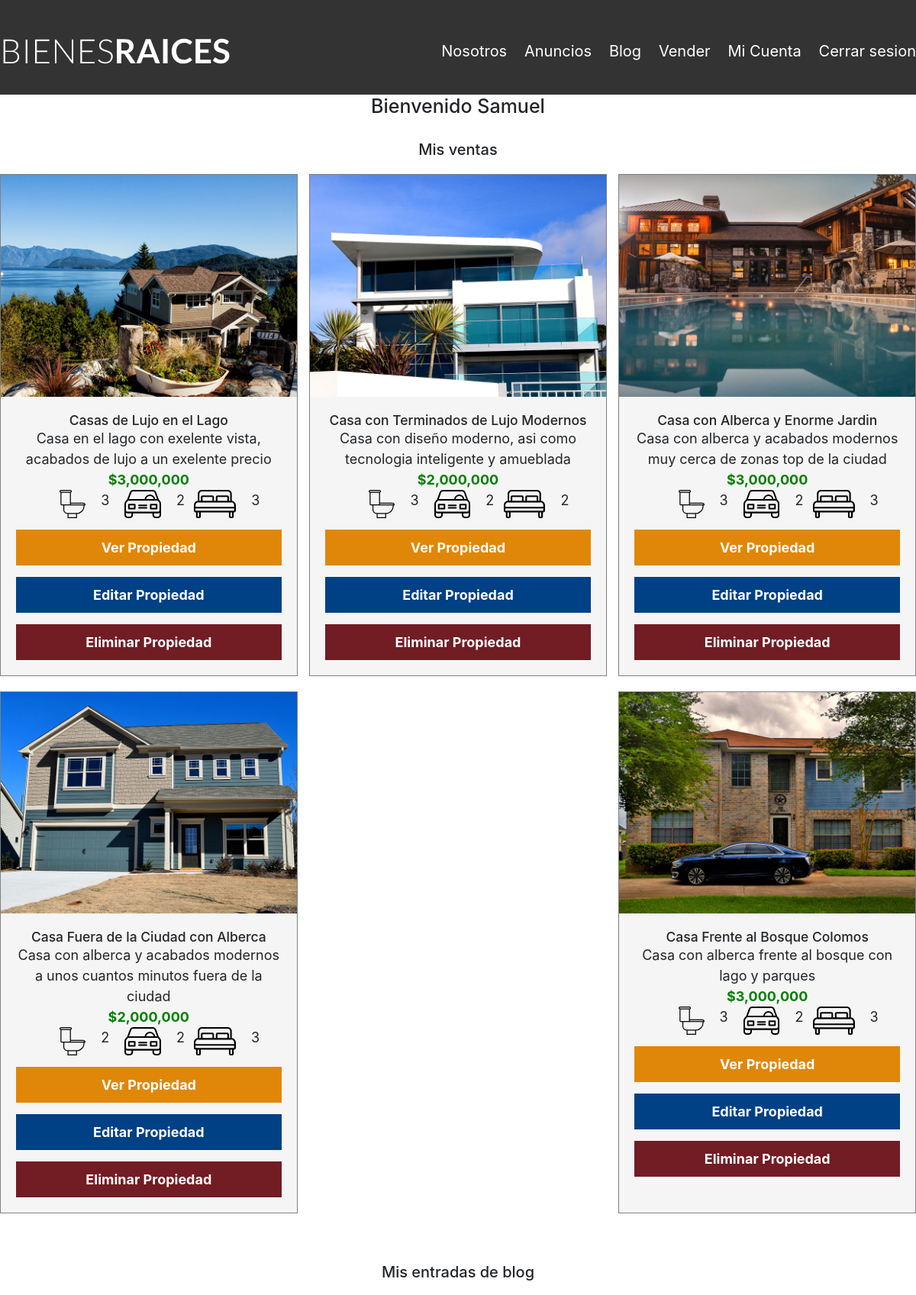
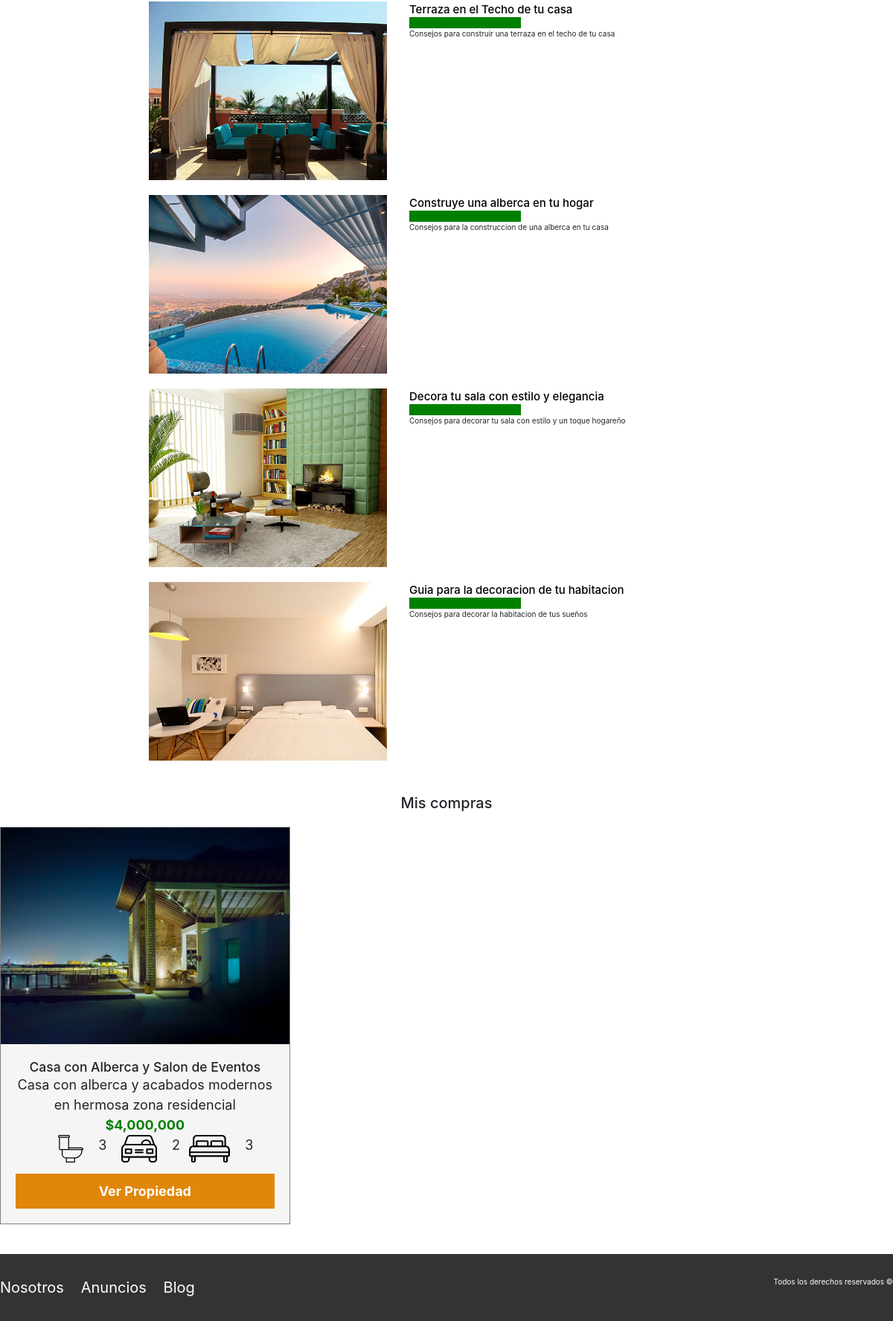
Page /mi_cuenta.php (signed in) on the committed database (2 pictures, top to bottom).
### tables this page shows
CREATE TABLE `venta` (
  `id` int(11) unsigned NOT NULL AUTO_INCREMENT,
  `nombre` varchar(50) NOT NULL,
  `descripcion` varchar(200) NOT NULL,
  `imagen` varchar(200) NOT NULL,
  `banios` int(20) NOT NULL DEFAULT '0',
  `cocheras` int(20) NOT NULL DEFAULT '0',
  `recamaras` int(20) NOT NULL DEFAULT '0',
  `precio` double NOT NULL DEFAULT '0',
  `fecha_publicacion` date NOT NULL DEFAULT '0000-00-00',
  `en_venta` tinyint(1) NOT NULL DEFAULT '0',
  `id_usuario` int(11) NOT NULL DEFAULT '0',
  PRIMARY KEY (`id`),
  KEY `id_usuario` (`id_usuario`)
);

CREATE TABLE `blog` (
  `id` int(11) NOT NULL AUTO_INCREMENT,
  `nombre` varchar(100) NOT NULL,
  `descripcion` varchar(1000) NOT NULL,
  `contenido` longtext NOT NULL,
  `imagen` varchar(100) NOT NULL,
  `id_usuario` varchar(45) NOT NULL,
  PRIMARY KEY (`id`)
);

CREATE TABLE `compra` (
  `id` int(11) NOT NULL AUTO_INCREMENT,
  `id_venta` int(11) NOT NULL,
  `id_usuario` int(11) NOT NULL,
  PRIMARY KEY (`id`)
);

### mi_cuenta.php (the view)
<?php
require_once('header.php');
$ventasStmt = $conn->prepare("SELECT id, nombre, descripcion, imagen, banios, cocheras, recamaras, precio FROM venta WHERE id_usuario = ? AND en_venta = 1 ORDER BY id ASC");
$blogStmt = $conn->prepare("SELECT * FROM blog WHERE id_usuario = ? ORDER BY id ASC");
$comprasStmt = $conn->prepare("SELECT venta.id, venta.nombre, venta.descripcion, venta.imagen, venta.banios, venta.cocheras, venta.recamaras, venta.precio, compra.id_usuario FROM venta INNER JOIN compra ON compra.id_venta = venta.id WHERE compra.id_usuario = ? ORDER BY id ASC");
?>
<h1 class="centrar-texto">Bienvenido <?php echo $_SESSION['user']; ?></h1>
<p>&nbsp;</p>
<h2 class="centrar-texto">Mis ventas</h2>
<div class="seccion contenedor">
  <div class="contenedor-anuncio">
    <?php
      if($ventasStmt->execute(array($_SESSION['id']))){
        $result = $ventasStmt->fetchAll();
        if(!empty($result)){
          foreach ($result as $key => $row) {
            ?>
              <div class="anuncio">
                <img src="img/<?php echo $row['imagen']; ?>" alt="anuncio">
                <div class="contenido-anuncio centrar-texto">
                  <h3><?php echo $row['nombre']; ?></h3>
                  <p><?php echo $row['descripcion']; ?></p>
                  <p class="precio">$<?php echo number_format($row['precio']); ?></p>
                  <ul class="icono-caracteristicas">
                    <li>
                      <img src="img/icono_wc.svg" alt="WC">
                      <p><?php echo $row['banios']; ?></p>
                    </li>
                    <li>
                      <img src="img/icono_estacionamiento.svg" alt="Estacionamiento">
                      <p><?php echo $row['cocheras']; ?></p>
                    </li>
                    <li>
                      <img src="img/icono_dormitorio.svg" alt="Dormitorio">
                      <p><?php echo $row['recamaras']; ?></p>
                    </li>
                  </ul>
                  <a href="anuncio.php?id=<?php echo $row['id']; ?>" class="boton boton-amarillo d-block">Ver Propiedad</a>
                  <a href="editarVenta.php?id=<?php echo $row['id']; ?>" class="boton boton-azul d-block">Editar Propiedad</a>
                  <a href="eliminarVenta.php?id=<?php echo $row['id']; ?>" class="boton boton-rojo d-block">Eliminar Propiedad</a>
                </div>
              </div>
            <?php
          }
        } else {
          echo '<h3 class="centrar-texto">Aún no tienes ventas publicadas</h3>';
        }
      }
    ?>
  </div>
</div>
<p>&nbsp;</p>
<h2 class="centrar-texto">Mis entradas de blog</h2>
<div class="contenedor seccion contenido-centrado">
  <?php
    if($blogStmt->execute(array($_SESSION['id']))){
      $result = $blogStmt->fetchAll();
      if(!empty($result)){
        foreach ($result as $key => $row) {
            ?>
              <article class="entrada-blog">
                <div class="imagen">
                    <img src="img/<?php echo $row['imagen']; ?>" alt="Blog">
                </div>
                <div class="texto-entrada">
                    <a href="entrada.php?id=<?php echo $row['id']; ?>">
                        <h4><?php echo $row['nombre']; ?></h4>
                    </a>
                    <p><?php echo $row['descripcion']; ?></p>
                </div>
              </article>
            <?php
          }
        } else {
          echo '<h3 class="centrar-texto">Aún no tienes entradas en blog publicadas</h3>';
        }
      }
    ?>
</div>
<p>&nbsp;</p>
<h2 class="centrar-texto">Mis compras</h2>
<div class="seccion contenedor">
  <div class="contenedor-anuncio">
    <?php
      if($comprasStmt->execute(array($_SESSION['id']))){
        $result = $comprasStmt->fetchAll();
        if(!empty($result)){
          foreach ($result as $key => $row) {
            ?>
              <div class="anuncio">
                <img src="img/<?php echo $row['imagen']; ?>" alt="anuncio">
                <div class="contenido-anuncio centrar-texto">
                  <h3><?php echo $row['nombre']; ?></h3>
                  <p><?php echo $row['descripcion']; ?></p>
                  <p class="precio">$<?php echo number_format($row['precio']); ?></p>
                  <ul class="icono-caracteristicas">
                    <li>
                      <img src="img/icono_wc.svg" alt="WC">
                      <p><?php echo $row['banios']; ?></p>
                    </li>
                    <li>
                      <img src="img/icono_estacionamiento.svg" alt="Estacionamiento">
                      <p><?php echo $row['cocheras']; ?></p>
                    </li>
                    <li>
                      <img src="img/icono_dormitorio.svg" alt="Dormitorio">
                      <p><?php echo $row['recamaras']; ?></p>
                    </li>
                  </ul>
                  <a href="anuncio.php?id=<?php echo $row['id']; ?>" class="boton boton-amarillo d-block">Ver Propiedad</a>
                </div>
              </div>
            <?php
          }
        } else {
          echo '<h3 class="centrar-texto">Aún no tienes compras hechas</h3>';
        }
      }
    ?>
  </div>
</div>
<?php
require_once('footer.php');
?>

### CSS/normaliza.css (style rules this page uses)
html { line-height: 1.15; -webkit-text-size-adjust: 100%; }
body { margin: 0; }
h1 { font-size: 2em; margin: 0.67em 0; }
a { background-color: transparent; }
img { border-style: none; }

### CSS/styles.css (style rules this page uses)
html { box-sizing: border-box; font-size: 62.5%; }
*, *:before, *:after { box-sizing: inherit; }
body { font-family: Arial, Helvetica, sans-serif; font-size: 1.6rem; }
img { max-width: 100%; }
h1 { font-size: 3.8rem; }
h2 { font-size: 3.4rem; }
h3 { font-size: 3rem; }
h4 { font-size: 2.6rem; }
.contenedor { max-width: 120rem; margin: 0 auto; }
.d-block { display: block!important; }
.boton { color: white; font-weight: 700; text-decoration: none; font-size: 1.8rem; padding: 1rem 3rem; margin-top: 1.5rem; display: inline-block; border: none; }
.boton-amarillo { background-color: #e08709; }
.boton-azul { background-color: #004085; }
.boton-rojo { background-color: #721c24; }
.seccion { margin-top: 2rem; margin-bottom: 2rem; }
.centrar-texto { text-align: center; }
.contenido-centrado { max-width: 800px; }
.contenedor-anuncio { display: flex; justify-content: space-between; flex-wrap: wrap; }
.anuncio { flex-shrink: 0; flex-basis: calc(33.3% - 1rem); border-style: solid; border-color: gray; border-width: 1px; background-color: #f5f5f5; margin-bottom: 2rem; }
.contenido-anuncio { padding: 2rem; }
.contenido-anuncio h3 { margin: 0; }
.contenido-anuncio p { margin: 0; font-size: 1.8rem; }
.precio { color: green; font-weight: 700; }
.icono-caracteristicas { list-style: none; padding: 0; display: flex; justify-content: center; flex: 1; max-width: 500px; }
.icono-caracteristicas li { display: flex; }
.icono-caracteristicas li img { margin-right: 2rem; margin-left: 2rem; }
.entrada-blog { display: flex; justify-content: space-between; margin-bottom: 2rem; }
.entrada-blog:last-of-type { margin-bottom: 0; }
.entrada-blog .imagen { flex-basis: 40%; }
.entrada-blog .texto-entrada { flex-basis: calc(60% - 3rem); }
.texto-entrada a { color: black; text-decoration: none; }
.texto-entrada h4 { margin: 0; line-height: 1.4; }
.texto-entrada h4::after { content: ''; display: block; width: 15rem; height: 1.5rem; background-color: green; }

### rows in the picture
venta: imagen (picture), nombre "Casas de Lujo en el Lago", descripcion "Casa en el lago con exelente vista, acabados de lujo a un exelente precio", precio "3,000,000", banios "3", cocheras "2", recamaras "3"
venta: imagen (picture), nombre "Casa con Terminados de Lujo Modernos", descripcion "Casa con diseño moderno, asi como tecnologia inteligente y amueblada", precio "2,000,000", banios "3", cocheras "2", recamaras "2"
venta: imagen (picture), nombre "Casa con Alberca y Enorme Jardin", descripcion "Casa con alberca y acabados modernos muy cerca de zonas top de la ciudad", precio "3,000,000", banios "3", cocheras "2", recamaras "3"
venta: imagen (picture), nombre "Casa Fuera de la Ciudad con Alberca", descripcion "Casa con alberca y acabados modernos a unos cuantos minutos fuera de la ciudad", precio "2,000,000", banios "2", cocheras "2", recamaras "3"
venta: imagen (picture), nombre "Casa Frente al Bosque Colomos", descripcion "Casa con alberca frente al bosque con lago y parques", precio "3,000,000", banios "3", cocheras "2", recamaras "3"
blog: imagen (picture), nombre "Terraza en el Techo de tu casa", descripcion "Consejos para construir una terraza en el techo de tu casa"
blog: imagen (picture), nombre "Construye una alberca en tu hogar", descripcion "Consejos para la construccion de una alberca en tu casa"
blog: imagen (picture), nombre "Decora tu sala con estilo y elegancia", descripcion "Consejos para decorar tu sala con estilo y un toque hogareño"
blog: imagen (picture), nombre "Guia para la decoracion de tu habitacion", descripcion "Consejos para decorar la habitacion de tus sueños"
compra: id_venta.imagen (picture), id_venta.nombre "Casa con Alberca y Salon de Eventos", id_venta.descripcion "Casa con alberca y acabados modernos en hermosa zona residencial", id_venta.precio "4,000,000", id_venta.banios "3", id_venta.cocheras "2", id_venta.recamaras "3"

### other values in the picture
$_SESSION['user'] "Samuel"
